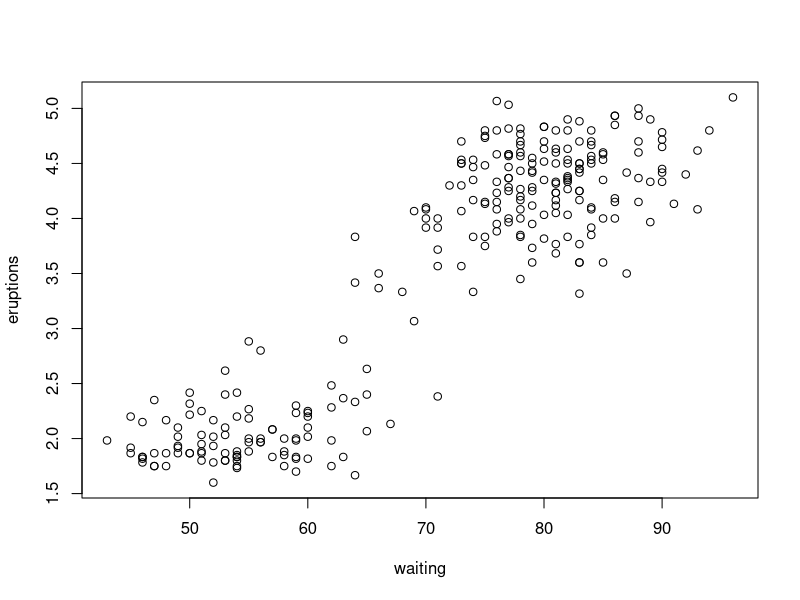
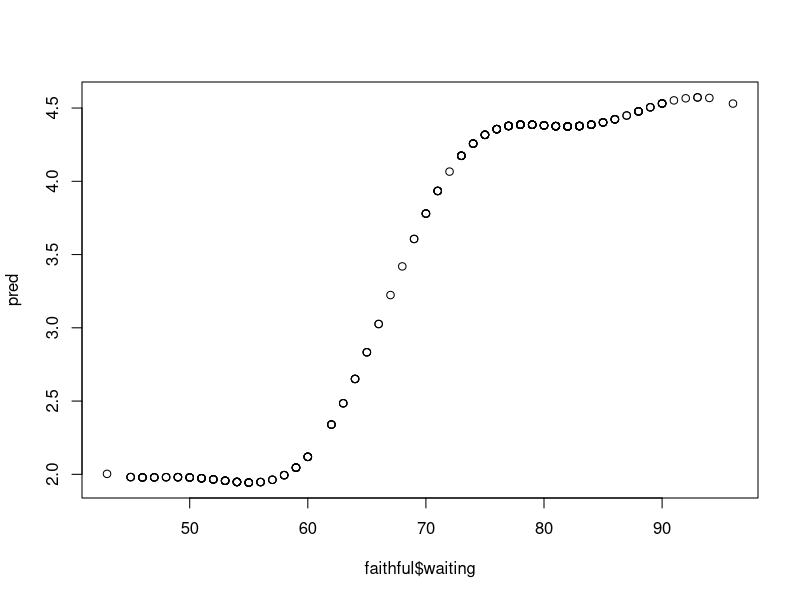
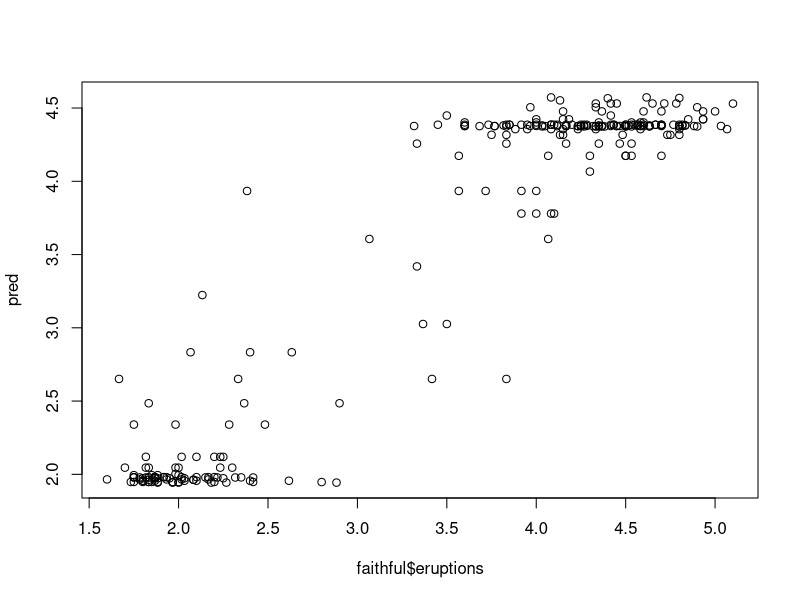

Here is the R script that generated these plots, in order:
## ---- chunk 1
knitr::opts_chunk$set(echo = TRUE)
## ---- chunk 2
library(e1071)
## ---- chunk 3
m = svm(eruptions ~ ., data = faithful)
print(m)
plot(m)
## ---- chunk 4
pred = predict(m, faithful)
plot(eruptions ~ ., data = faithful)
plot(pred ~ faithful$waiting)
plot(pred ~ faithful$eruptions)
